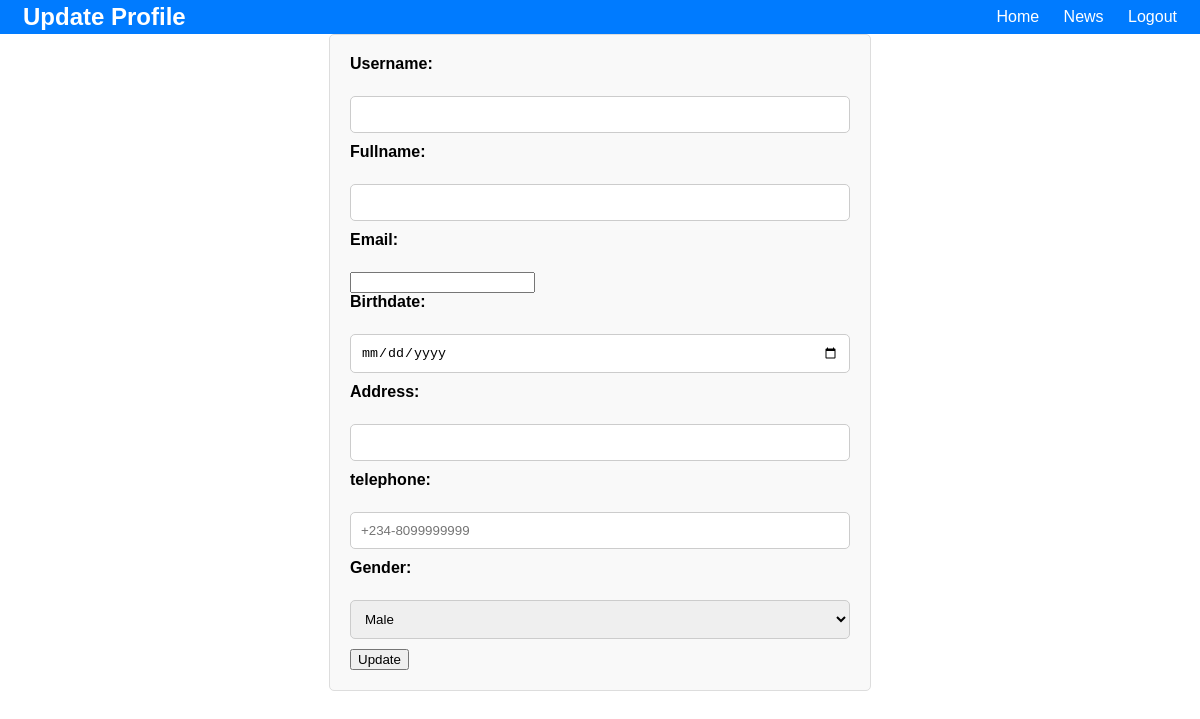
Page /update_user/2 on the earlier database version.
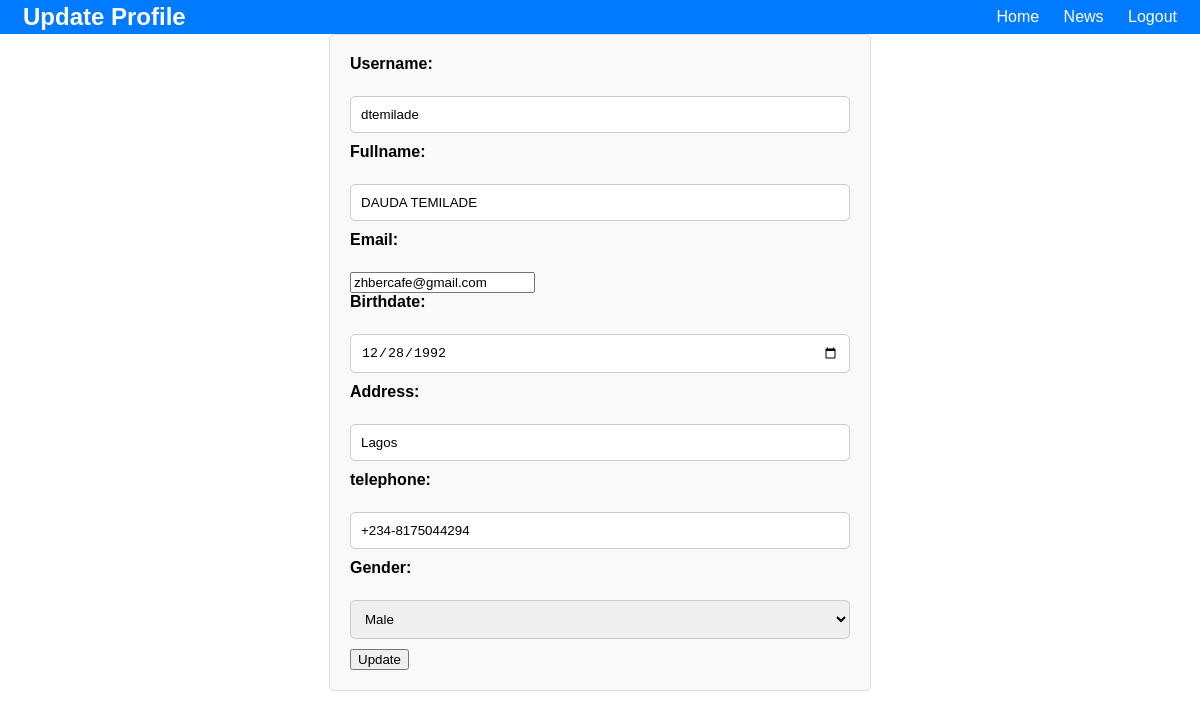
Same page on the later database version.
### app.py (models this page shows)
class User(UserMixin, db.Model):
    id = db.Column(db.Integer, primary_key=True)
    username = db.Column(db.String(80), unique=True, nullable=False)
    password = db.Column(db.String(120), nullable=False)
    fullname = db.Column(db.String(100), nullable=False)
    email = db.Column(db.String(120), unique=True, nullable=False)
    birthdate = db.Column(db.Date, nullable=True)
    address = db.Column(db.String(200), nullable=True)
    telephone = db.Column(db.String(20), nullable=False)
    gender = db.Column(db.String(10), nullable=True)

### app.py (the view, shortened to what this page needs)
@app.route('/update_user/<int:user_id>', methods=['GET', 'POST'])
def update_user(user_id):
    user = User.query.get(user_id)
    return render_template('update_user.html', user=user)

### app.py (called while the page is built)
@app.before_request
def update_session():
    session.permanent = True
    app.permanent_session_lifetime = timedelta(minutes=5)
    session['last_activity'] = datetime.now()

### templates/update_user.html (shortened to what this page needs)
<!DOCTYPE html>
<html lang="en">
<head>
    <link rel="stylesheet" href="{{ url_for('static', filename='styles.css') }}">
</head>
<body>
    <header>
        <nav>
            <div class="container">
                <div class="logo">Update Profile</div>
                <ul class="nav-links">
                    <li><a href="/">Home</a></li>
                    <li><a href="/news">News</a></li>
                    <li><a href="/logout">Logout</a></li>
                </ul>
            </div>
        </nav>
    </header>
    <form action="" method="post">
        <label for="username">Username:</label><br>
        <input type="text" id="username" name="username" value="{{ user.username }}"><br>
        <label for="fullname">Fullname:</label><br>
        <input type="text" id="fullname" name="fullname" value="{{ user.fullname }}"><br>
        <label for="email">Email:</label><br>
        <input type="email" id="email" name="email" value="{{ user.email }}"><br>
        <label for="birthdate">Birthdate:</label><br>
        <input type="date" id="birthdate" name="birthdate" value="{{ user.birthdate }}"><br>
        <label for="address">Address:</label><br>
        <input type="text" id="address" name="address" value="{{ user.address }}"><br>
        <label for="telephone">telephone:</label><br>
        <input type="tel" id="telephone" name="telephone" pattern="\+[0-9]{3}-[0-9]{10}" placeholder="+234-8099999999" value="{{ user.telephone }}"><br>
        <label for="gender">Gender:</label><br>
        <select id="gender" name="gender">
            <option value="male" {% if user.gender == 'male' %} selected {% endif %}>Male</option>
        </select><br>
        <button type="submit">Update</button>
    </form>
</body>
</html>

### static/styles.css (style rules this page uses)
body { margin: 0; padding: 0; font-family: Arial, sans-serif; }
.container { max-width: 1200px; display: flex; justify-content: space-between; align-items: center; position: center; margin: 0 auto; padding: 0 20px; }
header { background-color: #007bff; padding: 3px; color: #fff; text-align: center; top: 0; left: 0; right: 0; }
.logo { font-size: 24px; font-weight: bold; }
.nav-links { list-style: none; padding: 0; margin: 0; }
.nav-links li { display: inline-block; margin-left: 20px; }
.nav-links li a { color: #fff; text-decoration: none; transition: color 0.3s ease; }
form { max-width: 500px; margin: 0 auto; padding: 20px; border: 1px solid #ddd; border-radius: 5px; background-color: #f9f9f9; }
form label { display: block; margin-bottom: 5px; font-weight: bold; }
form input[type="text"], form input[type="password"], form input[type="date"], form input[type="tel"], form select { width: 100%; padding: 10px; margin-bottom: 10px; border: 1px solid #ccc; border-radius: 5px; box-sizing: border-box; }

Differences in the rows shown:
added User: username "dtemilade", fullname "DAUDA TEMILADE", email "zhbercafe@gmail.com", birthdate "12/28/1992", address "Lagos", telephone "+234-8175044294", gender "Male"
Other differences:
form field gender: "Male" → (not shown)
